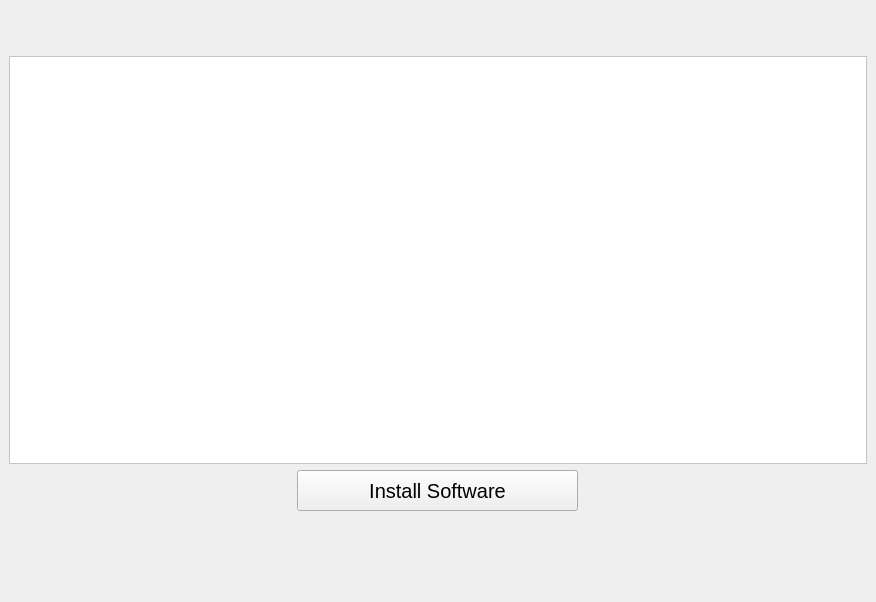
<?xml version="1.0" encoding="UTF-8"?>
<ui version="4.0">
 <class>MainWindow</class>
 <widget class="QMainWindow" name="MainWindow">
  <property name="geometry">
   <rect>
    <x>0</x>
    <y>0</y>
    <width>876</width>
    <height>602</height>
   </rect>
  </property>
  <property name="windowTitle">
   <string>MainWindow</string>
  </property>
  <property name="styleSheet">
   <string notr="true">QTextEdit {
    background-color: white;
    font:  15px;
}
QLabel {
    color: rgb(32, 74, 135);
	font:  15px;
}
QPushButton {
	font:  20px;
/*
	color: rgb(32, 74, 135);
*/
}</string>
  </property>
  <widget class="QWidget" name="centralwidget">
   <layout class="QVBoxLayout" name="verticalLayout" stretch="1,10,1,1,1">
    <item>
     <layout class="QHBoxLayout" name="horizontalLayout_2">
      <item>
       <widget class="QLabel" name="logoLabel">
        <property name="sizePolicy">
         <sizepolicy hsizetype="Fixed" vsizetype="Fixed">
          <horstretch>0</horstretch>
          <verstretch>0</verstretch>
         </sizepolicy>
        </property>
        <property name="minimumSize">
         <size>
          <width>320</width>
          <height>41</height>
         </size>
        </property>
        <property name="maximumSize">
         <size>
          <width>320</width>
          <height>41</height>
         </size>
        </property>
        <property name="text">
         <string/>
        </property>
       </widget>
      </item>
     </layout>
    </item>
    <item>
     <layout class="QHBoxLayout" name="horizontalLayout">
      <item>
       <widget class="QTextEdit" name="outputTextEdit">
        <property name="enabled">
         <bool>true</bool>
        </property>
        <property name="sizePolicy">
         <sizepolicy hsizetype="Expanding" vsizetype="Expanding">
          <horstretch>0</horstretch>
          <verstretch>0</verstretch>
         </sizepolicy>
        </property>
        <property name="minimumSize">
         <size>
          <width>300</width>
          <height>240</height>
         </size>
        </property>
        <property name="maximumSize">
         <size>
          <width>1100</width>
          <height>600</height>
         </size>
        </property>
        <property name="styleSheet">
         <string notr="true"/>
        </property>
       </widget>
      </item>
     </layout>
    </item>
    <item>
     <layout class="QHBoxLayout" name="horizontalLayout_3">
      <item>
       <widget class="QPushButton" name="installBtn">
        <property name="sizePolicy">
         <sizepolicy hsizetype="Fixed" vsizetype="Fixed">
          <horstretch>0</horstretch>
          <verstretch>0</verstretch>
         </sizepolicy>
        </property>
        <property name="minimumSize">
         <size>
          <width>281</width>
          <height>41</height>
         </size>
        </property>
        <property name="maximumSize">
         <size>
          <width>281</width>
          <height>41</height>
         </size>
        </property>
        <property name="font">
         <font>
          <pointsize>-1</pointsize>
          <weight>50</weight>
          <italic>false</italic>
          <bold>false</bold>
         </font>
        </property>
        <property name="text">
         <string>Install Software</string>
        </property>
       </widget>
      </item>
     </layout>
    </item>
    <item>
     <layout class="QHBoxLayout" name="horizontalLayout_5"/>
    </item>
    <item>
     <layout class="QHBoxLayout" name="horizontalLayout_6"/>
    </item>
   </layout>
  </widget>
 </widget>
 <resources/>
 <connections/>
</ui>
